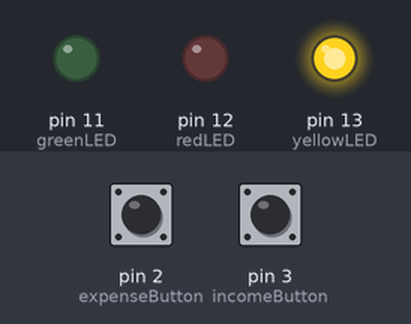
The sketch below on a simulated Arduino Uno, built with avr-gcc and run on an emulated ATmega328P. Parts: output pins drawn as LEDs (lit = HIGH). The test bench sets the inputs (shaded band); at power-on: pin 2 (expenseButton) HIGH, pin 3 (incomeButton) HIGH. What the sketch prints to the serial monitor is not drawn.

Above: at 5.3 s.
5.4 s: pin 2 (expenseButton) pulsed LOW 2 times (0.12 s each, 0.3 s apart)
At 6.9 s:
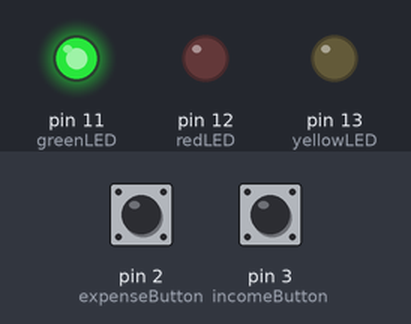
7.5 s: pin 3 (incomeButton) pulled LOW for 1 s
At 8.2 s:
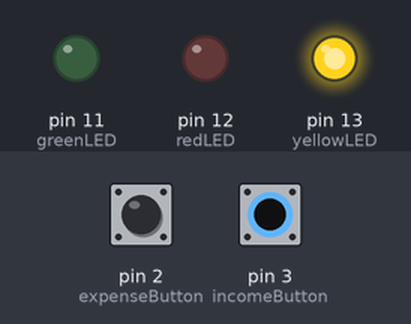
10.0 s: pin 2 (expenseButton) pulled LOW for 1 s
At 11.3 s:
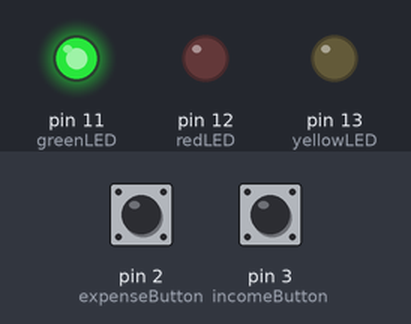
12.5 s: pin 3 (incomeButton) pulsed LOW 5 times (0.12 s each, 0.3 s apart)
At 14.2 s:
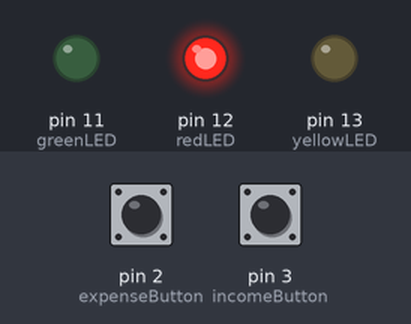
Timing chart, 0 to 15.7 s (numbered marks = the images above; inputs shaded):
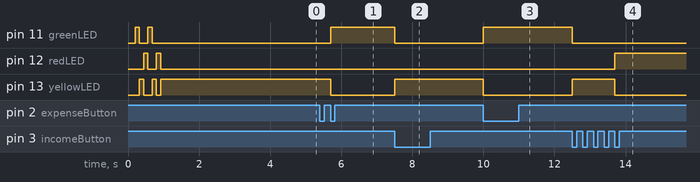

The sketch:

PinkBudgetTracker.ino
```cpp
const int expenseButton = 2;
const int incomeButton  = 3;

const int redLED    = 12;
const int yellowLED = 13;
const int greenLED  = 11;

int balance = 50;   // starting amount

// --- button edge-detect (so 1 press = 1 change) ---
bool lastExpense = HIGH;
bool lastIncome  = HIGH;

unsigned long lastPressTime = 0;
const unsigned long debounceMs = 160;

// --- thresholds  ---
const int GREEN_MIN  = 70;   // >= 70 is green
const int YELLOW_MIN = 30;   // 30..69 is yellow
// < 30 is red

void showStatus() {
  // LED Logic
  if (balance >= GREEN_MIN) {
    digitalWrite(greenLED, HIGH);
    digitalWrite(yellowLED, LOW);
    digitalWrite(redLED, LOW);
    Serial.println("🌷 Status: Princess Safe Zone (GREEN) - amazing job princess");
  }
  else if (balance >= YELLOW_MIN) {
    digitalWrite(greenLED, LOW);
    digitalWrite(yellowLED, HIGH);
    digitalWrite(redLED, LOW);
    Serial.println("🎀 Status: Soft Limit Mode (YELLOW) — slow down bestie");
  }
  else {
    digitalWrite(greenLED, LOW);
    digitalWrite(yellowLED, LOW);
    digitalWrite(redLED, HIGH);
    Serial.println("🚨 Status: No-Buy Emergency (RED) — step away from Sephora 😭");
  }
}

void startupSparkle() {
  // cute boot animation
  for (int i = 0; i < 2; i++) {
    digitalWrite(greenLED, HIGH); delay(120); digitalWrite(greenLED, LOW);
    digitalWrite(yellowLED, HIGH); delay(120); digitalWrite(yellowLED, LOW);
    digitalWrite(redLED, HIGH); delay(120); digitalWrite(redLED, LOW);
  }
}

void setup() {
  pinMode(expenseButton, INPUT_PULLUP);
  pinMode(incomeButton, INPUT_PULLUP);

  pinMode(redLED, OUTPUT);
  pinMode(yellowLED, OUTPUT);
  pinMode(greenLED, OUTPUT);

  Serial.begin(9600);
  delay(200);

  Serial.println("✨ Pink Budget Tracker booting...");
  startupSparkle();

  Serial.print("💗 Starting Balance: $");
  Serial.println(balance);
  showStatus();
}

void loop() {
  bool expenseNow = digitalRead(expenseButton); // HIGH normally, LOW when pressed
  bool incomeNow  = digitalRead(incomeButton);

  unsigned long now = millis();

  // Expense = detect HIGH -> LOW transition
  if (lastExpense == HIGH && expenseNow == LOW && (now - lastPressTime) > debounceMs) {
    balance += 10;
    lastPressTime = now;

    Serial.println("🖤 Income Received (+$10)");
    Serial.print("Balance: $");
    Serial.println(balance);
    showStatus();
    Serial.println("---------------------------");
  }

  // Income = detect HIGH -> LOW transition
  if (lastIncome == HIGH && incomeNow == LOW && (now - lastPressTime) > debounceMs) {
    balance -= 10;
    lastPressTime = now;

    Serial.println("💗 Expense Logged (-$10)");
    Serial.print("Balance: $");
    Serial.println(balance);
    showStatus();
    Serial.println("---------------------------");
  }

  lastExpense = expenseNow;
  lastIncome  = incomeNow;
}
```

Measured:
- after the input at 5.4 s, pin 11 (greenLED): LOW → HIGH after 0.30 s; pin 13 (yellowLED): HIGH → LOW after 0.30 s
- after the input at 7.5 s, pin 11 (greenLED): HIGH → LOW at once; pin 13 (yellowLED): LOW → HIGH at once
- after the input at 10.0 s, pin 11 (greenLED): LOW → HIGH at once; pin 13 (yellowLED): HIGH → LOW at once
- after the input at 12.5 s, pin 11 (greenLED): HIGH → LOW at once; pin 12 (redLED): LOW → HIGH after 1.2 s; pin 13 (yellowLED): LOW → HIGH at once, → LOW 1.2 s later
